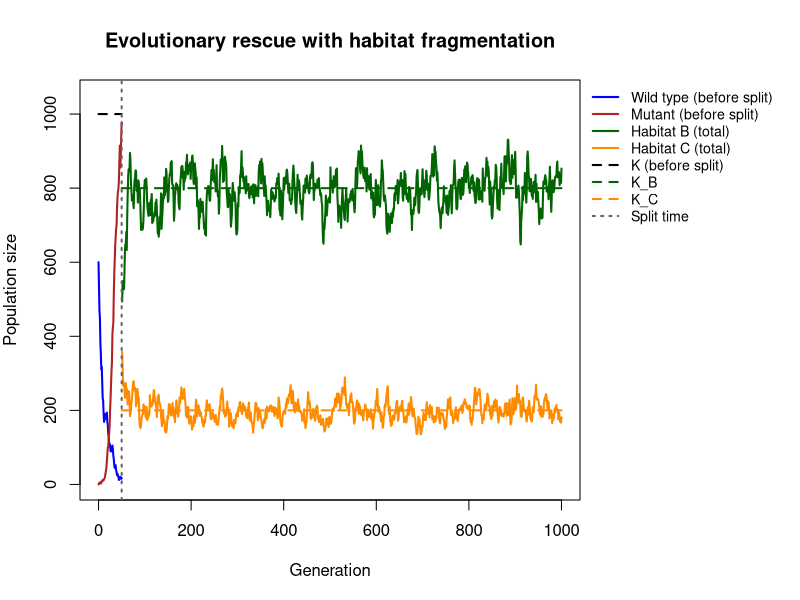
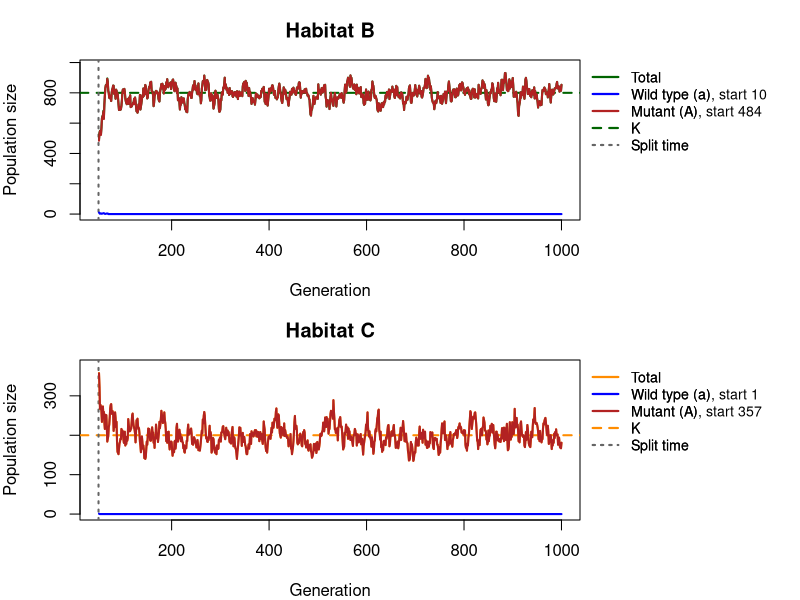
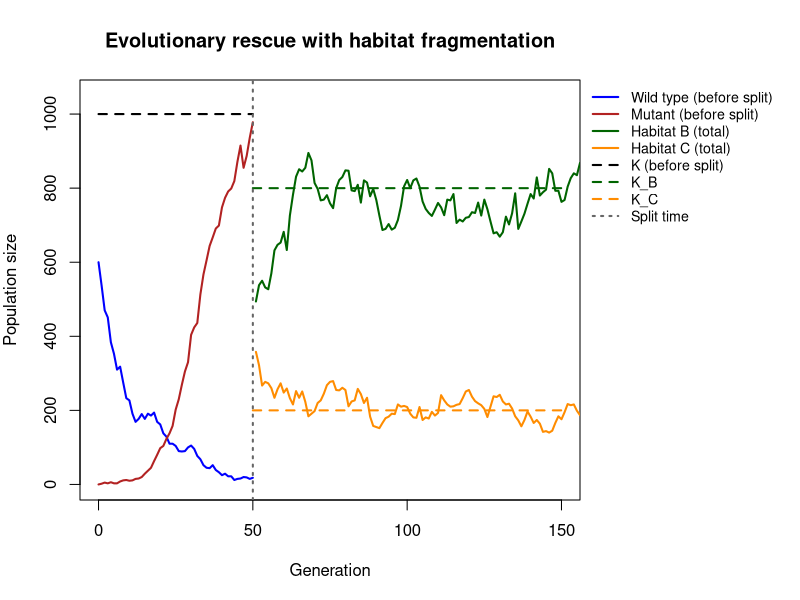
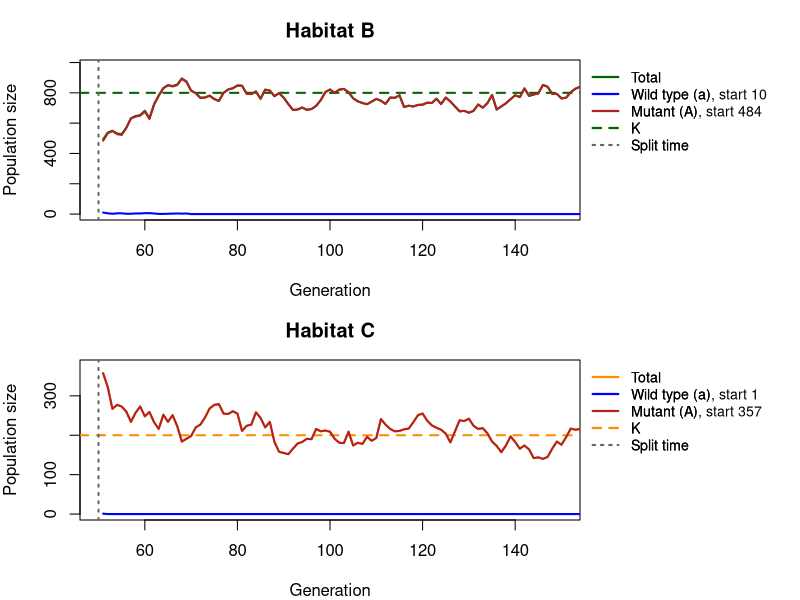
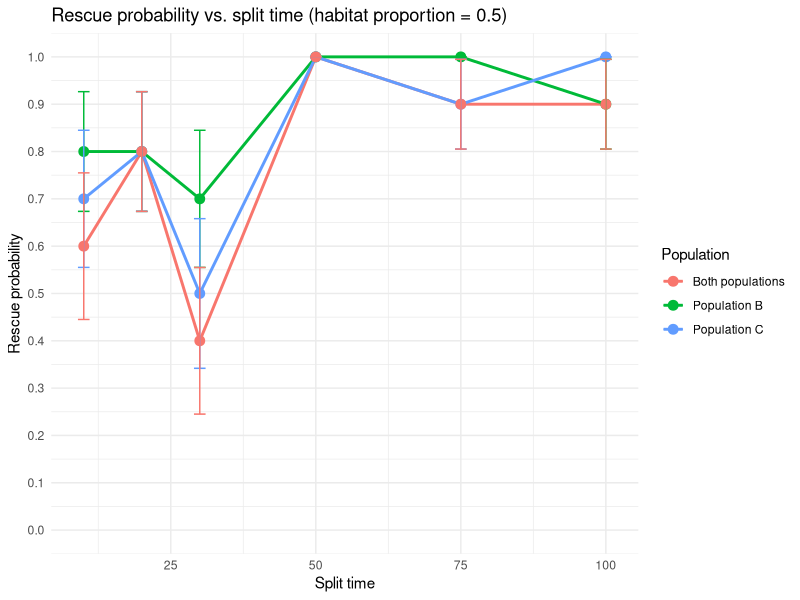
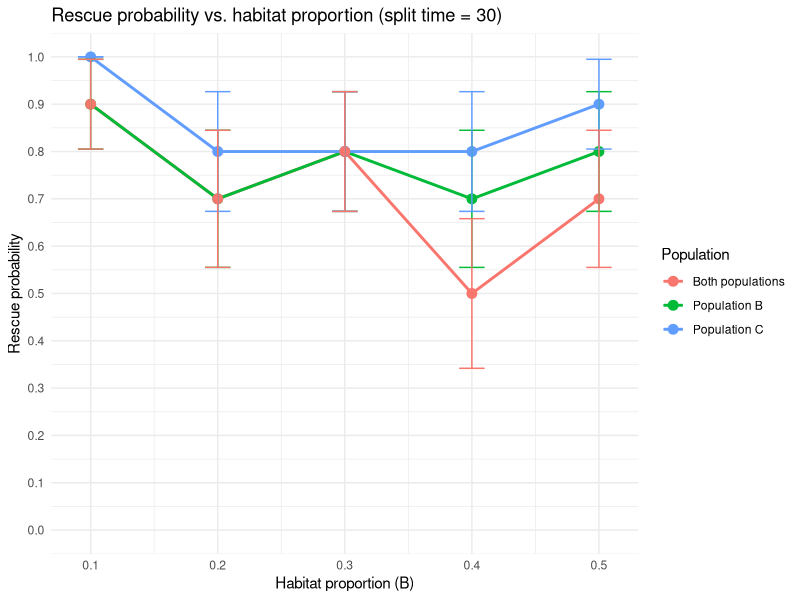
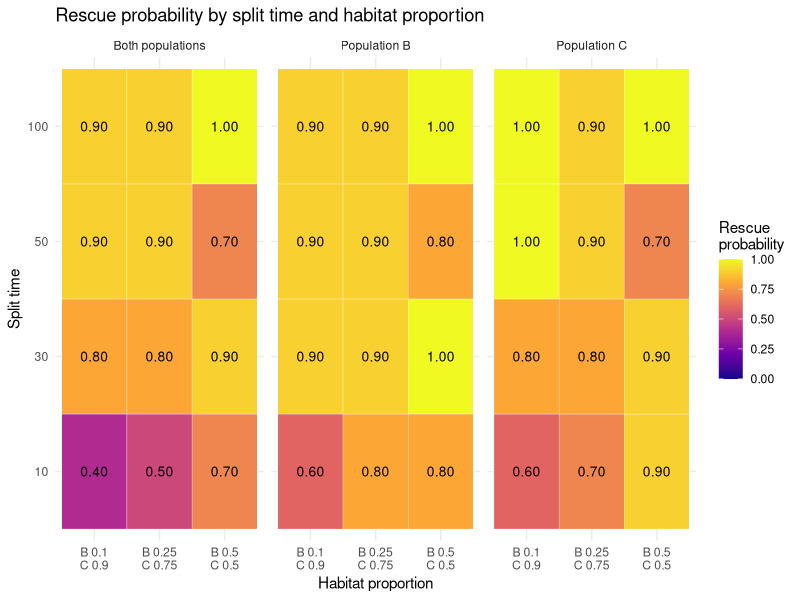
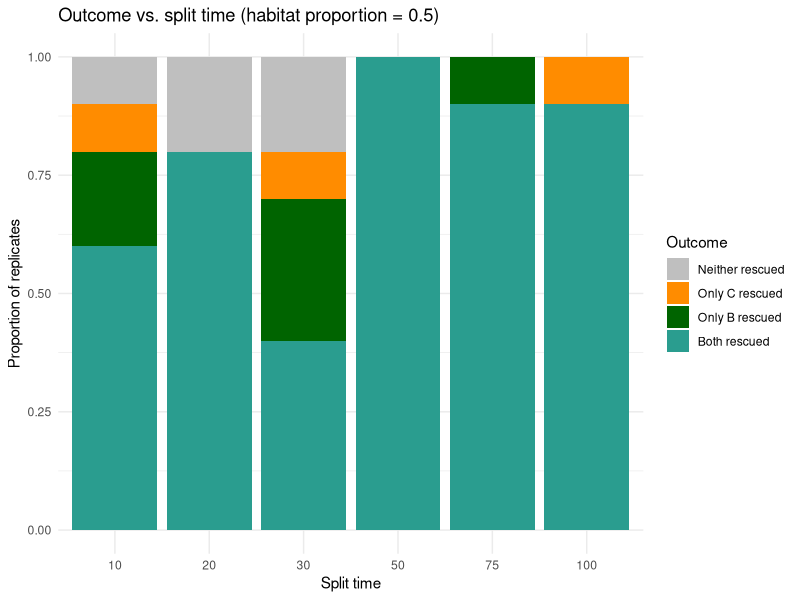

The R script that drew these images, in order:
## ---- chunk 1
set.seed(57)

simulate_one_gen <- function(N_a, N_A, decay_rate, sel_coeff, mut_rate, K) {
  # total population size and per-capita growth rates without competition
  N_tot <- N_a + N_A
  rho_a <- -decay_rate
  rho_A <- sel_coeff - decay_rate
  # logistic growth: crowding reduces the growth of both types equally (set to 0 if negative)
  mean_a <- N_a * max(0, 1 + rho_a - rho_A * N_tot / K)
  mean_A <- N_A * max(0, 1 + rho_A - rho_A * N_tot / K)
  # draw offspring according to Poisson distribution
  offsp_a <- rpois(1, mean_a)
  offsp_A <- rpois(1, mean_A)
  
  # draw new mutants according to Poisson distribution
  mut_a_to_A <- rpois(1, offsp_a * mut_rate)
  
  # determine new population sizes of wild type and mutant
  N_a_new <- offsp_a - mut_a_to_A
  N_A_new <-  offsp_A + mut_a_to_A
  
  return(c(N_a_new, N_A_new))
}

 
# Test the function
print(simulate_one_gen(100,0,0.1,0.2,0.001,1000))




## ---- chunk 2
simulate_pop <- function(N_init_a, N_init_A, decay_rate, sel_coeff, mut_rate, t_max, K, habitat_prop, split_ratio, split_time) {
  # Create the vector in which to save the results
  pop_vector <- c(N_init_a, N_init_A)
  # initiate the variables
  pop_new <- c(N_init_a, N_init_A)
  
  # Create the vectors for the new habitats
  pop_vector_B <- NULL
  pop_vector_C <- NULL
  
  # run the simulation until generation t_max
  for (i in 1:t_max) {
    
     # Time when the fragmentation occur
    if (i == split_time + 1) {
      
    # Create the new habitats (creating new K)
    K_B <- K * habitat_prop
    K_C <- K * (1 - habitat_prop)
    
    #create the ratio of the splitting
    split_ratio_B <- split_ratio
    split_ratio_C <- (1 - split_ratio_B)
    # print(split_ratio_B)
    # print(split_ratio_C)
    # Distribute individuals  randomly to the habitat B
    n_B_a <- rbinom(1, pop_new[1], split_ratio_B) 
    n_B_A <- rbinom(1, pop_new[2], split_ratio_B)   

    # Distribute individuals randomly to the habitat C
    n_C_a <- pop_new[1] - n_B_a
    n_C_A <- pop_new[2] - n_B_A

    # Calculate the new populatins for B an C 
    pop_new_B <- simulate_one_gen(n_B_a, n_B_A, decay_rate, sel_coeff, mut_rate, K_B)
    pop_new_C <- simulate_one_gen(n_C_a, n_C_A, decay_rate, sel_coeff, mut_rate, K_C)
    
    # add the new population sizes to the output vector
    pop_vector_B <- rbind(pop_vector_B,pop_new_B)
    pop_vector_C <- rbind(pop_vector_C,pop_new_C)
    
    }
    
    if (i > split_time + 1) {

    pop_new_B <- simulate_one_gen(
      pop_new_B[1], pop_new_B[2],
      decay_rate, sel_coeff, mut_rate,K_B
    )

    pop_new_C <- simulate_one_gen(
      pop_new_C[1], pop_new_C[2],
      decay_rate, sel_coeff, mut_rate,K_C
    )

    # Save the results for each generation
    pop_vector_B <- rbind(pop_vector_B, pop_new_B)
    pop_vector_C <- rbind(pop_vector_C, pop_new_C)

    # define the row and column names of the output vector
    rownames(pop_vector_B) <- (0:t_max)[1:length(pop_vector_B[,1])] 
    rownames(pop_vector_C) <- (0:t_max)[1:length(pop_vector_C[,1])]
    colnames(pop_vector_B) <- c("a","A")
    colnames(pop_vector_C) <- c("a","A")
    
    }
    
    # Continue simulating habitat A only until split_time
if (i <= split_time) {
  
    # redefine the current population one generation later
    pop_new <- simulate_one_gen(pop_new[1],pop_new[2], decay_rate, sel_coeff, mut_rate,K)
    # add the new population sizes to the output vector
    pop_vector <- rbind(pop_vector,pop_new)
    # condition to stop the simulation before t_max: either the population exceeds 2 times the original population size, or it goes extinct
    if (pop_new[1]+pop_new[2]>=2*(N_init_a+ N_init_A) | pop_new[1]+pop_new[2]==0) break
}
    
 }
  # define the row and column names of the output vector
  rownames(pop_vector) <- (0:t_max)[1:length(pop_vector[,1])] # note that the vector has to be cut if the simulation stopped early
  colnames(pop_vector) <- c("a","A")
  
  # Data frames
    pop_vector_df <- as.data.frame(pop_vector)
    pop_vector_B_df <- as.data.frame(pop_vector_B)
    pop_vector_C_df <- as.data.frame(pop_vector_C)
  # return all three population vectors separately
  return(list(main = pop_vector_df, B = pop_vector_B_df, C = pop_vector_C_df))

  
}
## ---- chunk 3
# ============================================================
# Plot functions for the evolutionary rescue simulation
# with habitat fragmentation
# ============================================================

# ---- 1. Overview plot: wild type and mutant before the split,
#         total of habitats B and C after the split, legend outside ----
plot_split <- function(output, K, habitat_prop, split_time, xlim_max = NULL) {

  main <- output$main
  B    <- output$B
  C    <- output$C

  K_B <- K * habitat_prop
  K_C <- K * (1 - habitat_prop)

  # population sizes before the split (wild type and mutant separately)
  wt_main  <- main$a
  mut_main <- main$A

  # total population sizes after the split
  tot_B <- B$a + B$A
  tot_C <- C$a + C$A

  # generation numbers
  gen_main <- 0:(length(wt_main) - 1)
  gen_B    <- split_time + seq_along(tot_B)
  gen_C    <- split_time + seq_along(tot_C)

  # axis ranges
  x_max <- if (is.null(xlim_max)) max(c(gen_main, gen_B)) else xlim_max
  y_max <- max(c(K, wt_main, mut_main, tot_B, tot_C), na.rm = TRUE)

  # make room on the right for the legend, restore settings afterwards
  old_par <- par(mar = c(5, 4, 4, 11))
  on.exit(par(old_par))

  plot(NA, xlim = c(0, x_max), ylim = c(0, y_max * 1.05),
       xlab = "Generation", ylab = "Population size",
       main = "Evolutionary rescue with habitat fragmentation")

  # carrying capacities: K only until the split, then K_B and K_C
  segments(0, K, split_time, K, col = "black", lty = 2, lwd = 2)
  segments(split_time, K_B, x_max, K_B, col = "darkgreen",  lty = 2, lwd = 2)
  segments(split_time, K_C, x_max, K_C, col = "darkorange", lty = 2, lwd = 2)

  # before the split: wild type and mutant
  lines(gen_main, wt_main,  col = "blue",      lwd = 2)
  lines(gen_main, mut_main, col = "firebrick", lwd = 2)

  # after the split: total of habitat B and C
  if (length(tot_B) > 0) lines(gen_B, tot_B, col = "darkgreen",  lwd = 2)
  if (length(tot_C) > 0) lines(gen_C, tot_C, col = "darkorange", lwd = 2)

  # split time
  abline(v = split_time, col = "grey40", lty = 3, lwd = 2)

  # legend outside, at the top right corner of the plot region
  legend(x = par("usr")[2], y = par("usr")[4], xpd = TRUE, bty = "n",
         xjust = 0, yjust = 1, cex = 0.85,
         legend = c("Wild type (before split)", "Mutant (before split)",
                    "Habitat B (total)", "Habitat C (total)",
                    "K (before split)", "K_B", "K_C", "Split time"),
         col = c("blue", "firebrick", "darkgreen", "darkorange",
                 "black", "darkgreen", "darkorange", "grey40"),
         lty = c(1, 1, 1, 1, 2, 2, 2, 3), lwd = 2)
}

# ---- 2. Single habitat panel (used for B and C) ----
plot_habitat <- function(df, K_hab, split_time, title, col_tot, xlim_max = NULL) {

  if (is.null(df) || nrow(df) == 0) {
    plot.new()
    title(main = paste(title, "- no data (population ended before the split)"))
    return(invisible(NULL))
  }

  gens  <- split_time + seq_len(nrow(df))
  tot   <- df$a + df$A
  x_max <- if (is.null(xlim_max)) max(gens) else xlim_max
  y_max <- max(c(K_hab, tot), na.rm = TRUE)

  plot(NA, xlim = c(split_time, x_max), ylim = c(0, y_max * 1.05),
       xlab = "Generation", ylab = "Population size", main = title)

  abline(h = K_hab, col = col_tot, lty = 2, lwd = 2)       # K of this habitat
  abline(v = split_time, col = "grey40", lty = 3, lwd = 2) # split time

  lines(gens, tot,  col = col_tot,     lwd = 2)  # total
  lines(gens, df$a, col = "blue",      lwd = 2)  # wild type
  lines(gens, df$A, col = "firebrick", lwd = 2)  # mutant
  
  

  legend(x = par("usr")[2], y = par("usr")[4], xpd = TRUE, bty = "n",
         xjust = 0, yjust = 1, cex = 0.85,
         legend = c("Total", "Wild type (a)", "Mutant (A)", "K", "Split time"),
         col = c(col_tot, "blue", "firebrick", col_tot, "grey40"),
         lty = c(1, 1, 1, 2, 3), lwd = 2)
  
  ##adding the starting population
    legend(x = par("usr")[2], y = par("usr")[4], xpd = TRUE, bty = "n",
         xjust = 0, yjust = 1, cex = 0.85,
         legend = c("Total",
                    paste0("Wild type (a), start ", df$a[1]),
                    paste0("Mutant (A), start ", df$A[1]),
                    "K", "Split time"),
         col = c(col_tot, "blue", "firebrick", col_tot, "grey40"),
         lty = c(1, 1, 1, 2, 3), lwd = 2)
}

# ---- 3. Two panels: habitat B on top, habitat C below ----
plot_habitats <- function(output, K, habitat_prop, split_time, xlim_max = NULL) {

  K_B <- K * habitat_prop
  K_C <- K * (1 - habitat_prop)

  # two panels stacked, with room on the right for the legends
  old_par <- par(mfrow = c(2, 1), mar = c(4, 4, 3, 11))
  on.exit(par(old_par))

  plot_habitat(output$B, K_B, split_time, "Habitat B", "darkgreen",  xlim_max)
  plot_habitat(output$C, K_C, split_time, "Habitat C", "darkorange", xlim_max)
}

# ============================================================
# Usage
# (simulate_one_gen and simulate_pop must be defined first)
# ============================================================
max_gen      <- 1000
K            <- 1000
habitat_prop <- 0.8
split_time   <- 50
split_ratio  <- 0.5

output <- simulate_pop(600, 0, 0.01, 0.2, 0.001, max_gen, K,
                       habitat_prop, split_ratio , split_time)

# overview plot
plot_split(output, K = K, habitat_prop = habitat_prop, split_time = split_time)

# panels for habitat B and C
plot_habitats(output, K = K, habitat_prop = habitat_prop, split_time = split_time)

# zoomed in on the first 150 generations
plot_split(output, K = K, habitat_prop = habitat_prop,
           split_time = split_time, xlim_max = 150)
plot_habitats(output, K = K, habitat_prop = habitat_prop,
              split_time = split_time, xlim_max = 150)

## ---- chunk 4
library(ggplot2)
library(tidyr)
library(dplyr)

# ---- fixed parameters --------------------------------------------------
init_a           <- 600
init_A           <- 0
m_rate           <- 0.001
max_gen_analysis <- 1000
K_analysis       <- 1000
no_replicates    <- 10     # more replicates give more precise probabilities
max_attempts     <- 5000
rescue_frac      <- 1       # rescue = A >= rescue_frac * K of the habitat

# ---- core function: your loop, wrapped so it can be reused -------------
run_scenarios <- function(split_times, habitat_props) {
  results <- list()
  
  for (st in split_times) {
    for (hp in habitat_props) {
      
      K_B <- K_analysis * hp
      K_C <- K_analysis * (1 - hp)
      
      i <- 0
      attempts <- 0
      repeat {
        attempts <- attempts + 1
        if (attempts > max_attempts) {
          warning(paste("Too many failed runs for st =", st, "hp =", hp))
          break
        }
        
        one_run <- simulate_pop(
          init_a, init_A,
          decay_rate   = 0.01,
          sel_coeff    = 0.2,
          mut_rate     = m_rate,
          t_max        = max_gen_analysis,
          K            = K_analysis,
          habitat_prop = hp,
          split_ratio  = 0.5,
          split_time   = st
        )
        
        # skip runs that ended before the split time
        if (nrow(one_run$B) == 0 || nrow(one_run$C) == 0) next
        i <- i + 1
        
        reached_B <- one_run$B$A >= rescue_frac * K_B
        reached_C <- one_run$C$A >= rescue_frac * K_C
        rescued_B <- any(reached_B)
        rescued_C <- any(reached_C)
        
        results[[length(results) + 1]] <- data.frame(
          st = st,
          hp = hp,
          replicate = i,
          rescued_B = rescued_B,
          rescued_C = rescued_C,
          rescued_any  = rescued_B | rescued_C,
          rescued_both = rescued_B & rescued_C,
          gen_B = if (rescued_B) which(reached_B)[1] else NA_integer_,
          gen_C = if (rescued_C) which(reached_C)[1] else NA_integer_
        )
        
        if (i >= no_replicates) break
      }
    }
  }
  
  data_table <- do.call(rbind, results)
  
  # rescue probability per scenario, with binomial standard error
  rescue_prob <- data_table %>%
    group_by(st, hp) %>%
    summarise(
      n = n(),
      across(c(rescued_B, rescued_C, rescued_any, rescued_both), mean),
      .groups = "drop"
    )
  
  list(data = data_table, prob = rescue_prob)
}

# ---- helper: long format with SE for plotting --------------------------
to_long <- function(rescue_prob) {
  rescue_prob %>%
    pivot_longer(
      cols = c(rescued_B, rescued_C, rescued_both),
      names_to = "population",
      values_to = "rescue_probability"
    ) %>%
    mutate(
      se = sqrt(rescue_probability * (1 - rescue_probability) / n),
      population = recode(
        population,
        rescued_B    = "Population B",
        rescued_C    = "Population C",
        rescued_both = "Both populations"
      )
    )
}

# =======================================================================
# ANALYSIS 1: split time varies, habitat proportion fixed
# =======================================================================
res1 <- run_scenarios(
  split_times   = c(10, 20, 30, 50, 75, 100),
  habitat_props = 0.5
)
long1 <- to_long(res1$prob)
print(res1$prob)

ggplot(long1, aes(x = st, y = rescue_probability,
                  color = population, group = population)) +
  geom_line(linewidth = 1) +
  geom_point(size = 3) +
  geom_errorbar(aes(ymin = pmax(0, rescue_probability - se),
                    ymax = pmin(1, rescue_probability + se)),
                width = 2) +
  scale_y_continuous(limits = c(0, 1), breaks = seq(0, 1, 0.1)) +
  labs(title = "Rescue probability vs. split time (habitat proportion = 0.5)",
       x = "Split time", y = "Rescue probability", color = "Population") +
  theme_minimal()

# =======================================================================
# ANALYSIS 2: habitat proportion varies, split time fixed
# =======================================================================
res2 <- run_scenarios(
  split_times   = 30,
  habitat_props = c(0.1, 0.2, 0.3, 0.4, 0.5)
)
long2 <- to_long(res2$prob)
print(res2$prob)

ggplot(long2, aes(x = hp, y = rescue_probability,
                  color = population, group = population)) +
  geom_line(linewidth = 1) +
  geom_point(size = 3) +
  geom_errorbar(aes(ymin = pmax(0, rescue_probability - se),
                    ymax = pmin(1, rescue_probability + se)),
                width = 0.02) +
  scale_x_continuous(breaks = seq(0.1, 0.9, 0.1)) +
  scale_y_continuous(limits = c(0, 1), breaks = seq(0, 1, 0.1)) +
  labs(title = "Rescue probability vs. habitat proportion (split time = 30)",
       x = "Habitat proportion (B)", y = "Rescue probability",
       color = "Population") +
  theme_minimal()

# =======================================================================
# ANALYSIS 3: both vary (full grid)
# =======================================================================
res3 <- run_scenarios(
  split_times   = c(10, 30, 50, 100),
  habitat_props = c(0.1, 0.25, 0.5)
)
long3 <- to_long(res3$prob)
print(res3$prob)

# heatmap: one panel per population
# label showing the proportion of BOTH habitats on two lines, e.g. "B 0.1" over "C 0.9"
hp_values <- sort(unique(long3$hp))
long3 <- long3 %>%
  mutate(hp_label = factor(hp, levels = hp_values,
                           labels = paste0("B ", hp_values, "\nC ", 1 - hp_values)))

ggplot(long3, aes(x = hp_label, y = factor(st), fill = rescue_probability)) +
  geom_tile(color = "white") +
  geom_text(aes(label = sprintf("%.2f", rescue_probability)), size = 3.5) +
  facet_wrap(~ population) +
  scale_fill_viridis_c(limits = c(0, 1), option = "C") +
  labs(title = "Rescue probability by split time and habitat proportion",
       x = "Habitat proportion", y = "Split time",
       fill = "Rescue\nprobability") +
  theme_minimal()

# =======================================================================
# ANALYSIS 4: both vary (bar plots percentage)
# =======================================================================
outcome_cols <- c("Both rescued"    = "#2a9d8f",
                  "Only B rescued"  = "darkgreen",
                  "Only C rescued"  = "darkorange",
                  "Neither rescued" = "grey75")

plot_outcomes <- function(dat, x_var, x_label, title) {
  dat <- dat %>%
    mutate(outcome = case_when(
      rescued_both ~ "Both rescued",
      rescued_B    ~ "Only B rescued",
      rescued_C    ~ "Only C rescued",
      TRUE         ~ "Neither rescued"),
      outcome = factor(outcome, levels = names(outcome_cols)[c(4, 3, 2, 1)]))
  
  ggplot(dat, aes(x = factor(.data[[x_var]]), fill = outcome)) +
    geom_bar(position = "fill") +          # each bar sums to 1 (= 100 %)
    scale_fill_manual(values = outcome_cols) +
    labs(title = title, x = x_label, y = "Proportion of replicates", fill = "Outcome") +
    theme_minimal()
}

plot_outcomes(res1$data, "st", "Split time", "Outcome vs. split time (habitat proportion = 0.5)")
plot_outcomes(res2$data, "hp", "Habitat proportion (B)", "Outcome vs. habitat proportion (split time = 30)")
plot_outcomes(res3$data, "st", "Split time", "Outcome by split time and habitat proportion") +
  facet_wrap(~ hp, labeller = label_both)
#bettter legends
